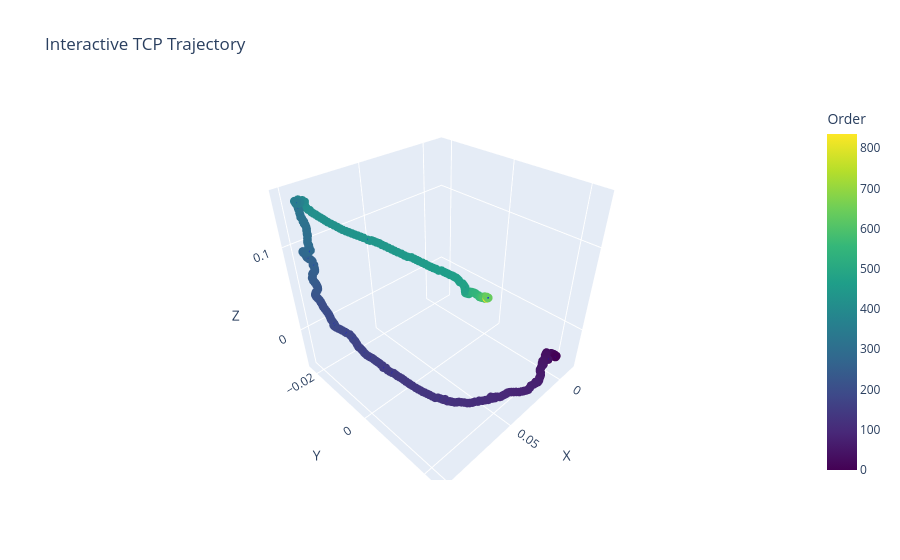

Here is the notebook cell this chart was saved with:
### Code cell
plotly_pos(act_pos)

### Figure 1 — Plotly figure (JSON) as saved in the notebook; plotly's stock layout.template omitted (floating-point values rounded to 4 significant figures; data arrays with more than 128 entries replaced by an {"elided": "..."} marker saying what was removed)
{"data": [{"line": {"color": "blue", "width": 4}, "marker": {"color": {"elided": "836 int values"}, "colorbar": {"title": {"text": "Order"}}, "colorscale": [[0, "#440154"], [0.1111, "#482878"], [0.2222, "#3e4989"], [0.3333, "#31688e"], [0.4444, "#26828e"], [0.5556, "#1f9e89"], [0.6667, "#35b779"], [0.7778, "#6ece58"], [0.8889, "#b5de2b"], [1, "#fde725"]], "size": 5}, "mode": "lines+markers", "type": "scatter3d", "x": {"elided": "836 float values"}, "y": {"elided": "836 float values"}, "z": {"elided": "836 float values"}}], "layout": {"scene": {"xaxis": {"title": {"text": "X"}}, "yaxis": {"title": {"text": "Y"}}, "zaxis": {"title": {"text": "Z"}}}, "title": {"text": "Interactive TCP Trajectory"}}}
